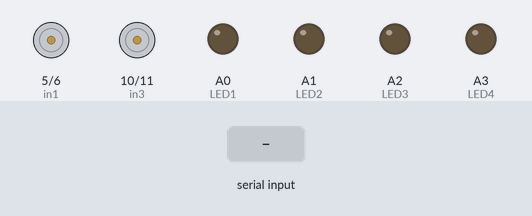
The sketch below on a simulated Arduino Uno, built with avr-gcc and run on an emulated ATmega328P. Parts: motor-driver pin pairs drawn as motors (green arrow = first pin HIGH = forward, orange = second pin HIGH = backward, longer = more drive), output pins drawn as LEDs (lit = HIGH). The test bench sets the inputs (shaded band).

Above: at 1.2 s.
1.3 s: "L" received over Serial
At 2.5 s:
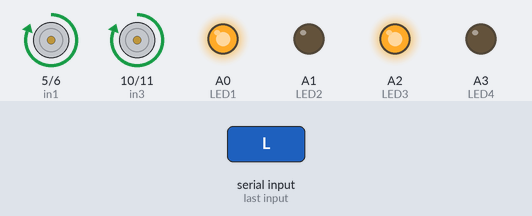
2.8 s: "R" received over Serial
At 3.7 s:
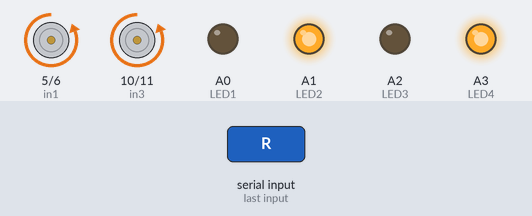
4.3 s: "F" received over Serial
At 4.8 s:
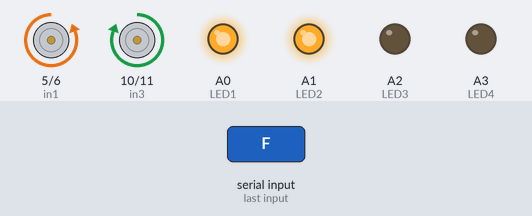
5.8 s: "B" received over Serial
At 7.0 s:
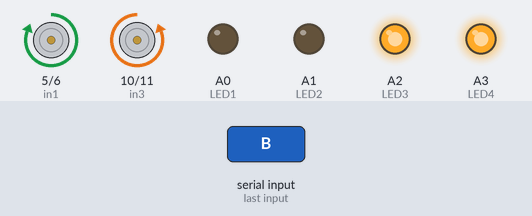
7.3 s: "G" received over Serial
At 8.3 s:
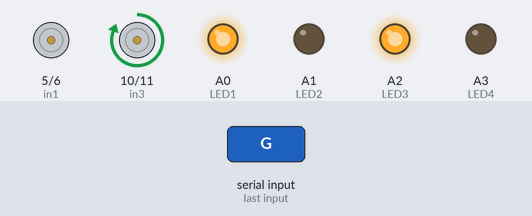
8.8 s: "I" received over Serial
At 9.5 s:
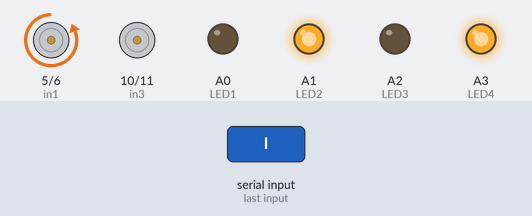
Timing chart, 0 to 11.3 s (numbered marks = the images above; inputs shaded):
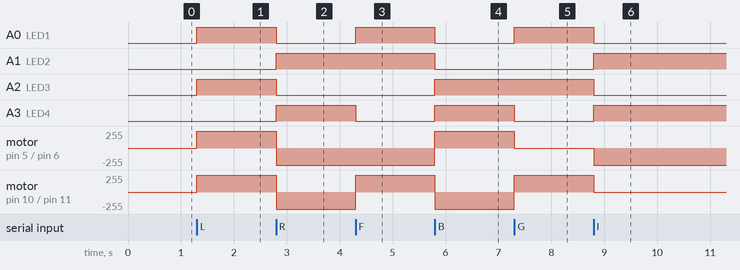

Measured:
- after the input at 1.3 s, A0 (LED1), A2 (LED3): LOW → HIGH at once; motor on pin 5 (in1) / pin 6 (in2), motor on pin 10 (in3) / pin 11 (in4): stopped → forward 255/255 at once
- after the input at 2.8 s, A0 (LED1), A2 (LED3): HIGH → LOW at once; A1 (LED2), A3 (LED4): LOW → HIGH at once; motor on pin 5 (in1) / pin 6 (in2), motor on pin 10 (in3) / pin 11 (in4): forward 255/255 → backward 255/255 at once
- after the input at 4.3 s, A0 (LED1): LOW → HIGH at once; A3 (LED4): HIGH → LOW at once; motor on pin 10 (in3) / pin 11 (in4): backward 255/255 → forward 255/255 at once
- after the input at 5.8 s, A0 (LED1), A1 (LED2): HIGH → LOW at once; A2 (LED3), A3 (LED4): LOW → HIGH at once; motor on pin 5 (in1) / pin 6 (in2): backward 255/255 → forward 255/255 at once; motor on pin 10 (in3) / pin 11 (in4): forward 255/255 → backward 255/255 at once
- after the input at 7.3 s, A0 (LED1): LOW → HIGH at once; A3 (LED4): HIGH → LOW at once; motor on pin 5 (in1) / pin 6 (in2): forward 255/255 → stopped at once; motor on pin 10 (in3) / pin 11 (in4): backward 255/255 → forward 255/255 at once
- after the input at 8.8 s, A0 (LED1), A2 (LED3): HIGH → LOW at once; A1 (LED2), A3 (LED4): LOW → HIGH at once; motor on pin 5 (in1) / pin 6 (in2): stopped → backward 255/255 at once; motor on pin 10 (in3) / pin 11 (in4): forward 255/255 → stopped at once

The sketch:

BLUETOOTH_CAR.ino
```cpp
#define in1 5 //L298n Motor Driver pins.
#define in2 6
#define in3 10
#define in4 11
#define LED1 A0
 #define LED2 A1
 #define LED3 A2
 #define LED4 A3

int command;
int Speed = 255;
int Speedsec;
int buttonState = 0;
int lastButtonState = 0;
int Turnradius = 0;
int brakeTime = 45;
int brkonoff = 1;


void setup() {
  pinMode(in1, OUTPUT);
  pinMode(in2, OUTPUT);
  pinMode(in3, OUTPUT);
  pinMode(in4, OUTPUT);
  pinMode(LED1, OUTPUT);
  pinMode(LED2, OUTPUT);
  pinMode(LED3, OUTPUT);
  pinMode(LED4, OUTPUT);
  Serial.begin(9600);
}
void loop() {
  if (Serial.available() > 0) {
    command = Serial.read();
    Stop();
    switch (command) {
      case 'L':
        forward();
        break;
      case 'R':
        back();
        break;
      case 'F':
        left();
        break;
      case 'B':
        right();
        break;
      case 'G':
        forwardleft();
        break;
      case 'I':
        forwardright();
        break;
      case 'H':
        backleft();
        break;
      case 'J':
        backright();
        break;
      case 'W':
        lightson();
        break;
      case 'w':
        lightsoff();

       break;
      case '0':
        Speed = 100;
        break;
      case '1':
        Speed = 140;
        break;
      case '2':
        Speed = 153;
        break;
      case '3':
        Speed = 165;
        break;
      case '4':
        Speed = 178;
        break;
      case '5':
        Speed = 191;
        break;
      case '6':
        Speed = 204;
        break;
      case '7':
        Speed = 216;
        break;
      case '8':
        Speed = 229;
        break;
      case '9':
        Speed = 242;
        break;
      case 'q':
        Speed = 255;
        break;
    }
    Speedsec = Turnradius;
    if (brkonoff == 1) {
      brakeOn();
    } else {
      brakeOff();
    }
  }
}

void forward() {
  analogWrite(in1, Speed);
  analogWrite(in3, Speed);
  digitalWrite(LED1, HIGH);
   digitalWrite(LED3, HIGH);
}

void back() {
  analogWrite(in2, Speed);
  analogWrite(in4, Speed);
  digitalWrite(LED2, HIGH);
  digitalWrite(LED4, HIGH);


}

void left() {
  analogWrite(in3, Speed);
  analogWrite(in2, Speed);
 digitalWrite(LED1, HIGH);
  digitalWrite(LED2, HIGH);

}

void right() {
  analogWrite(in4, Speed);
  analogWrite(in1, Speed);
  digitalWrite(LED3, HIGH);
  digitalWrite(LED4, HIGH);


}
void forwardleft() {
  analogWrite(in3, Speed);
  analogWrite(in2, Speedsec);
  digitalWrite(LED1, HIGH);
  digitalWrite(LED3, HIGH);

}
void forwardright() {
  analogWrite(in3, Speedsec);
  analogWrite(in2, Speed);
   digitalWrite(LED2, HIGH);
   digitalWrite(LED4, HIGH);

}
void backright()
 {
  analogWrite(in3, Speed);
  analogWrite(in4, Speedsec);

}
void backleft() {
  analogWrite(in2, Speedsec);
  analogWrite(in4, Speed);

}

void Stop() {
  analogWrite(in1, 0);
  analogWrite(in2, 0);
  analogWrite(in3, 0);
  analogWrite(in4, 0);
   digitalWrite(LED1, LOW);
  digitalWrite(LED2, LOW);
  digitalWrite(LED3, LOW);
  digitalWrite(LED4, LOW);

}
void lightson(){
  digitalWrite(LED1, HIGH);
  digitalWrite(LED2, HIGH);
   digitalWrite(LED3, HIGH);
  digitalWrite(LED4, HIGH);
}
void lightsoff(){
  digitalWrite(LED1, LOW);
  digitalWrite(LED2, LOW);
  digitalWrite(LED3, LOW);
  digitalWrite(LED4, LOW);
}

void brakeOn() {

  buttonState = command;

  if (buttonState != lastButtonState) {

    if (buttonState == 'S') {
      if (lastButtonState != buttonState) {
        digitalWrite(in1, HIGH);
        digitalWrite(in2, HIGH);
        digitalWrite(in3, HIGH);
        digitalWrite(in4, HIGH);
        delay(brakeTime);
        Stop();
      }
    }

    lastButtonState = buttonState;
  }
}
void brakeOff() {

}
```
